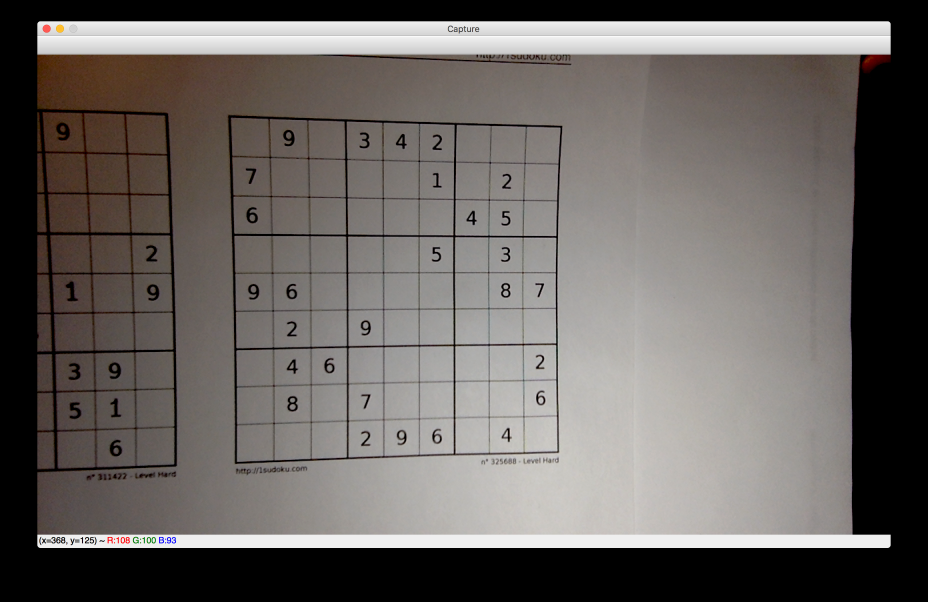
#> input picture images/capture2.png, 2784 x 1804 px (shown at 1/3 size)
$ python -i digit_recognition.py   (imports and definitions only)   (older library calls are emulated)
#> lines starting #> are read from the running program, lines starting #| are printed output that depends on the picture; after the words box and inside, x2 and y2 are one past the last pixel; in counts of white or black regions, pixels touching at a corner belong together
### training.py
import numpy as np
import cv2

# Train the k-NN classifier on the training features and labels
def train():
    features_train = np.loadtxt('./train_data/trainfeatures.data',np.float32)
    labels_train = np.loadtxt('./train_data/trainlabels.data',np.float32)
    labels_train = labels_train.reshape((labels_train.size,1))

    clf = cv2.ml.KNearest_create()
    clf.train(features_train, cv2.ml.ROW_SAMPLE, labels_train)

    return clf

# Create the training features and labels
# [38 lines left out: function process_data, not called in this run]

# [2 lines that do not run on import are left out]

### digit_recognition.py
import cv2
import numpy as np

from training import train

def extract_grid(img):
    thresh = cv2.adaptiveThreshold(img,255,1,1,11,2)
    img2, contours,hierarchy = cv2.findContours(thresh,cv2.RETR_LIST,
                                                cv2.CHAIN_APPROX_SIMPLE)
    # Train the digit recognition classifier
    clf = train()

    # A zero represents an empty box in the grid
    grid = np.zeros(shape=(9,9), dtype=int)

    for cnt in contours:
        # Check if the contour is the approximate size of a number
        if cv2.contourArea(cnt)>50 and cv2.contourArea(cnt)<1000:
            x,y,w,h = cv2.boundingRect(cnt)

            # Check dimension if the contour is a number
            if  h>15 and h<45 and w>5:

                # Take the region of interest (the number)
                # And use the classifier to determine what it is
                roi = thresh[y:y+h,x:x+w]
                roi = cv2.resize(roi,(10,10))
                roi = roi.reshape((1,100))
                roi = np.float32(roi)
                retval, results, neigh_resp, dists = clf.findNearest(roi,k=1)
                num = int(results[0][0])

                # Determine the row and col the number belongs to
                row = int(y/50)
                col = int(x/50)
                grid[row, col] = num

    grid = grid.tolist()
    return grid

>>> import cv2
>>> picture = cv2.imread('images/capture2.png', cv2.IMREAD_GRAYSCALE)
#> picture: shape (1804, 2784); min 0, max 255, mean 101.7
>>> result = extract_grid(picture)
#> in extract_grid, `thresh = cv2.adaptiveThreshold(img,255,1,1,11,2)`:
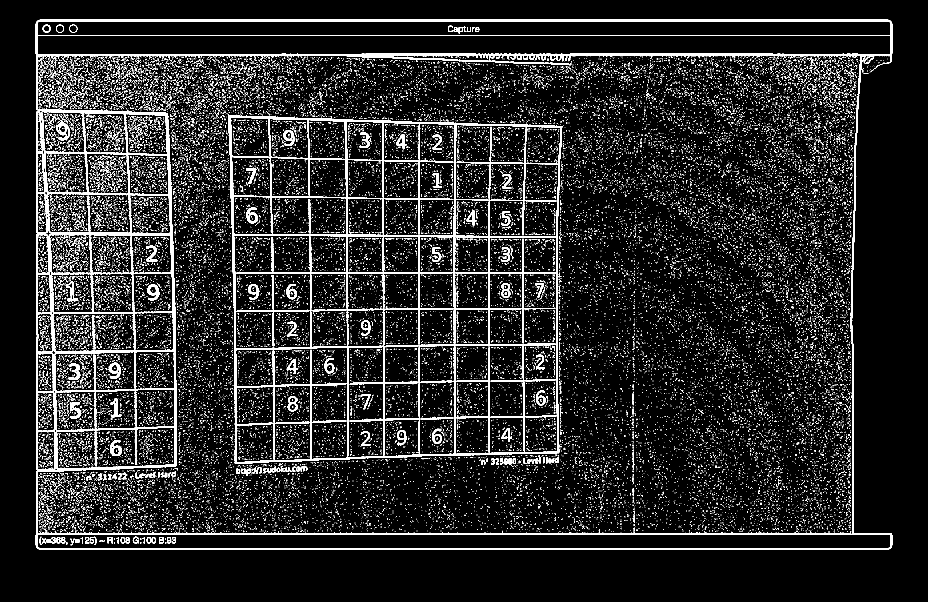
#> thresh: shape (1804, 2784) (shown at 1/3 size); 8.3% white; 44087 white regions (43389 under 20 px)
#> in extract_grid, `img2, contours,hierarchy = cv2.findContours(thresh,cv2.RETR_LIST, cv2...`: contours = 44815 contours, 44508 with area under 20; largest, box (x1, y1, x2, y2) and area: (107, 59, 2677, 1649) 3917878, (111, 164, 2583, 1604) 3062724, (684, 346, 1688, 1392) 985262, (111, 63, 2673, 165) 258620, (701, 707, 1043, 1047) 110448
#> (the run stopped early here; a loop or call above may not have finished)

$ run again, on images/solution1.png
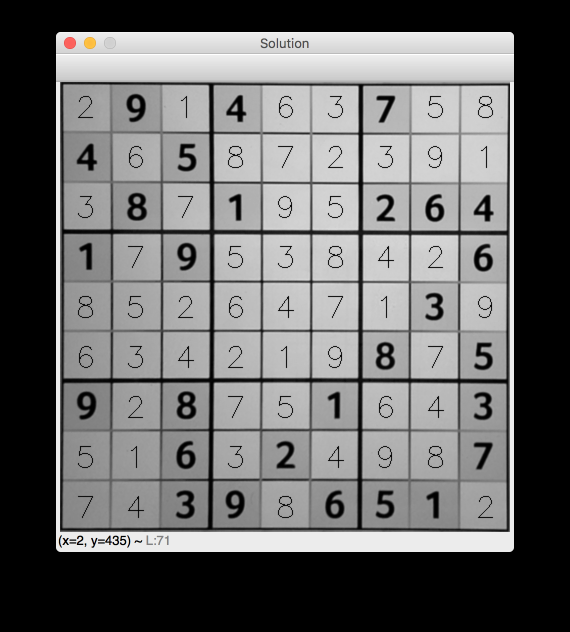
#> input picture images/solution1.png, 1140 x 1264 px (shown at 1/2 size)
#> in extract_grid, `thresh = cv2.adaptiveThreshold(img,255,1,1,11,2)`:
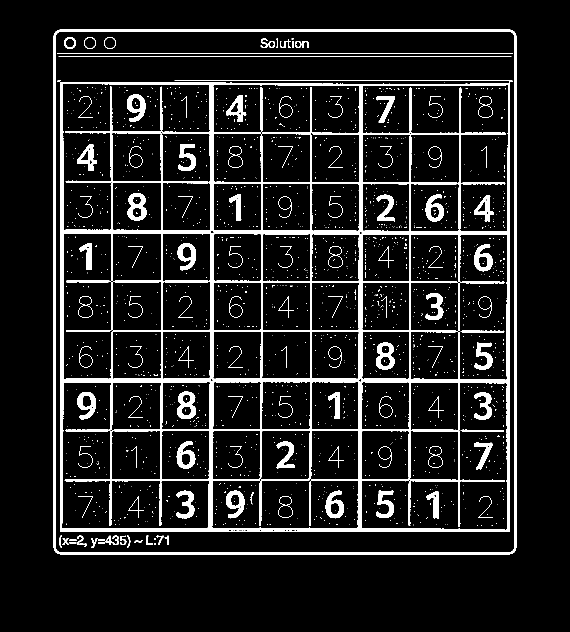
#> thresh: shape (1264, 1140) (shown at 1/2 size); 11.5% white; 2516 white regions (2383 under 20 px)
#> contours = 3108 contours, 2859 with area under 20; largest, box (x1, y1, x2, y2) and area: (107, 59, 1033, 1109) 970137, (111, 63, 1029, 1105) 954517, (120, 161, 1026, 1064) 806346, (125, 467, 323, 759) 55354, (423, 861, 717, 1057) 55189

$ run again, on images/solution2.png
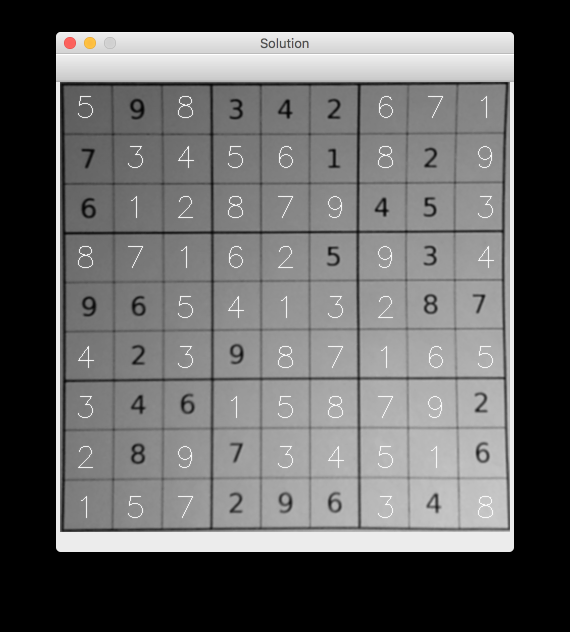
#> input picture images/solution2.png, 1140 x 1264 px (shown at 1/2 size)
#> in extract_grid, `thresh = cv2.adaptiveThreshold(img,255,1,1,11,2)`:
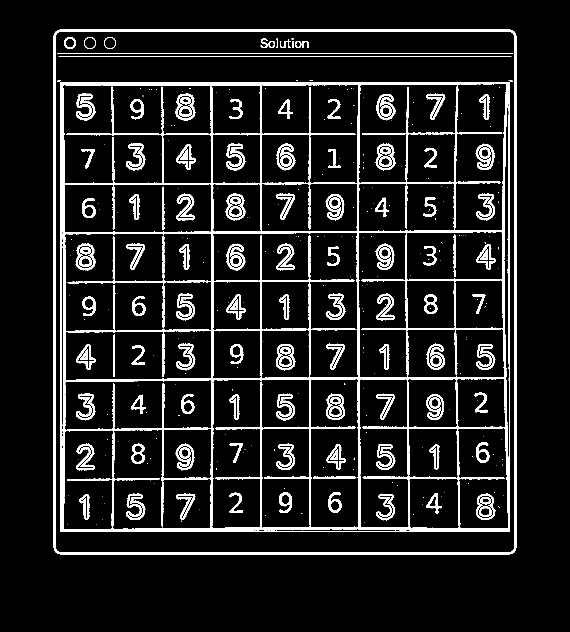
#> thresh: shape (1264, 1140) (shown at 1/2 size); 11.9% white; 904 white regions (781 under 20 px)
#> contours = 2254 contours, 1872 with area under 20; largest, box (x1, y1, x2, y2) and area: (107, 59, 1033, 1109) 970137, (111, 63, 1029, 1105) 954517, (120, 161, 1026, 1064) 808210, (719, 757, 1017, 1057) 86763, (127, 759, 425, 1061) 86472
